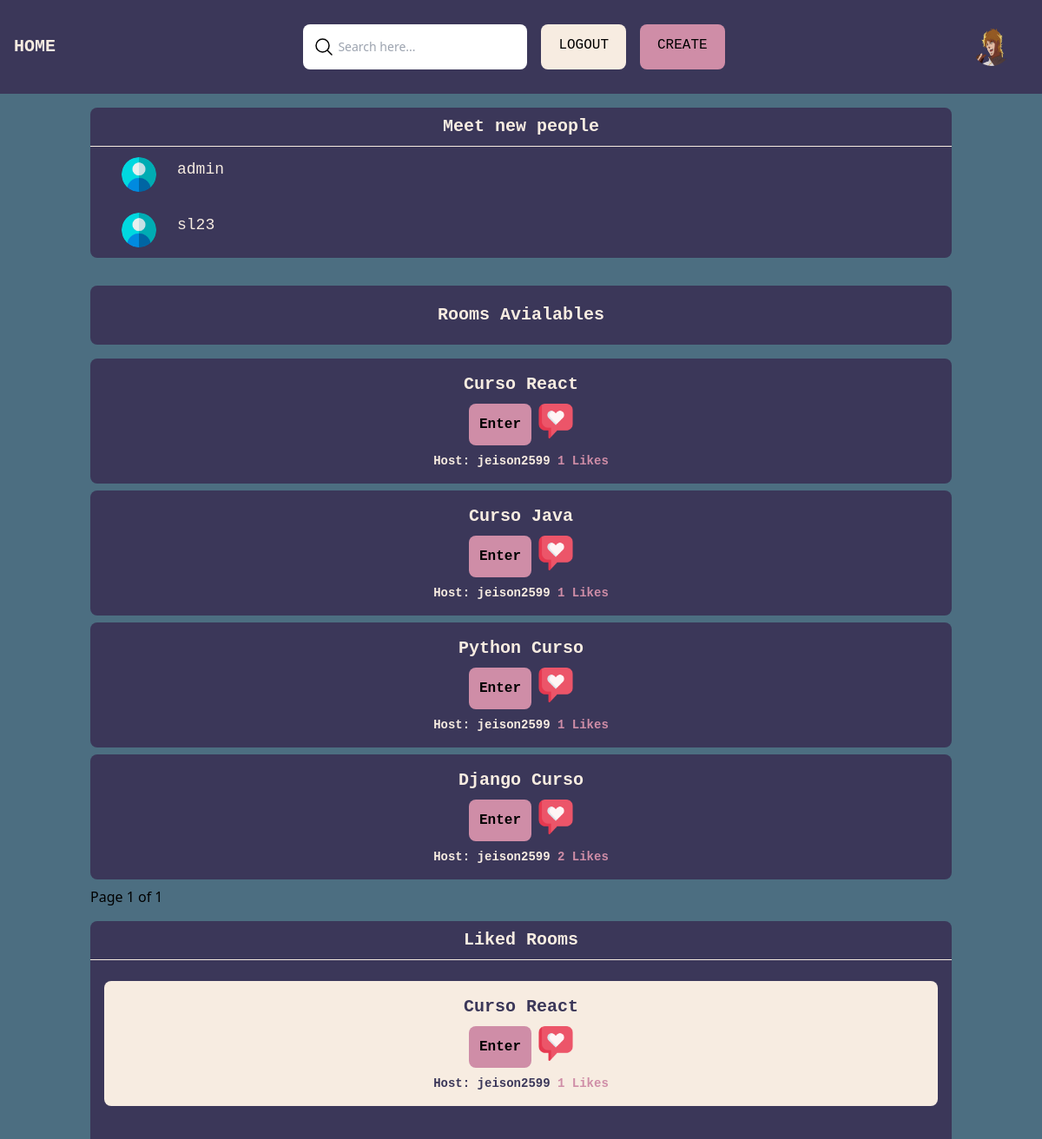
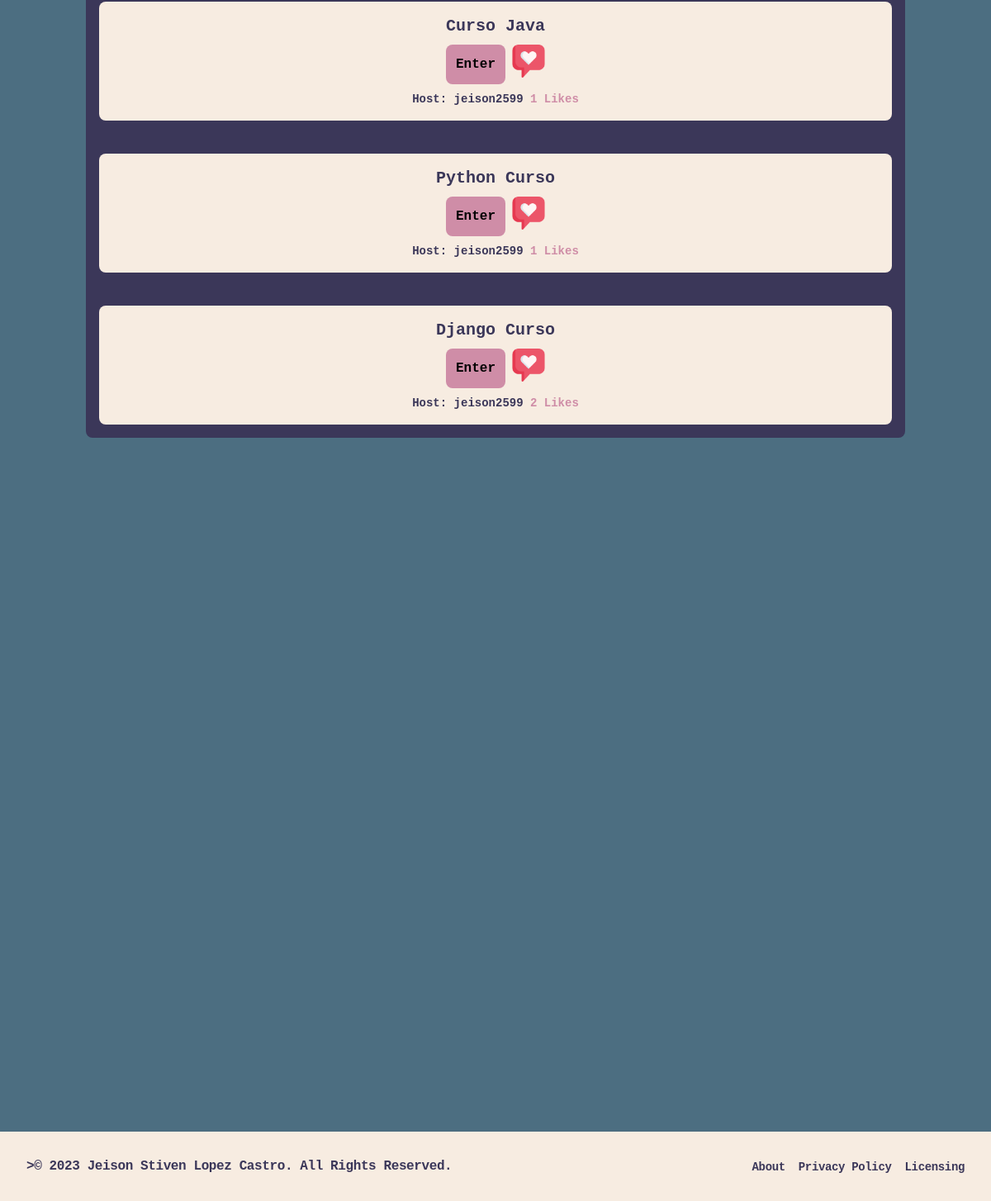
The app's page / (signed in) with its own data (2 pictures, top to bottom).
### users/models.py (models this page shows)
class User(AbstractBaseUser, PermissionsMixin):
    email = models.EmailField(blank=False, unique=True)
    username = models.CharField(unique=True, max_length=50)
    bio = models.TextField(blank=True)
    avatar = models.ImageField(default='avatar.jpg')
    is_active = models.BooleanField(default=True)
    is_superuser = models.BooleanField(default=False)
    is_staff = models.BooleanField(default=False)
    date_join = models.DateTimeField(default=timezone.now)
    objects = CustomUserManager()
    USERNAME_FIELD = "email"
    EMAIL_FIELD = "email"
    REQUIRED_FIELDS = []

### core/models.py (models this page shows, shortened)
class Room(models.Model):
    name = models.CharField(max_length=50)
    user = models.ForeignKey(User, on_delete=models.CASCADE)
    like = models.ManyToManyField(User, related_name='like', default=None, blank=True)
    class Meta:
        ordering = ['-id']

### core/views.py (the view)
# urls.py: path('', views.home, name="home"),
@login_required
def home(request):
    user = request.user
    users = User.objects.exclude(username=user.username)
    filtro = users[0:5]
    likes = user.like.all()
    rooms = Room.objects.all()
    paginator = Paginator(rooms, 10)
    page_number = request.GET.get("page")
    page_obj = paginator.get_page(page_number)
    return render(request, 'core/home.html', {'page_obj':page_obj, 'filtro':filtro, 'likes':likes})

### templates/core/home.html (shortened to what this page needs)
{% extends 'index.html' %}
{% load  static %}
{% block content %}
    <div class="grid gap-x-8 gap-y-4 grid-cols-1 p-4 sm:grid-cols-1 lg:grid-cols-1 xl:grid-cols-3 2xl:grid-cols-3">
        <div class="sm:mb-4 mb:mb-4 lg:mb-4 xl:mx-10 2xl:ml-10">
            <div class="bg-oscuro rounded-lg">
                <h1 class="text-xl font-mono p-2 border-b border-claro font-semibold text-claro text-center"> Meet new people</h1>
                <ul>
                    {% for u in filtro %}
                    <li class="flex justify-start ml-6 p-3">
                        <div class="mr-6">
                            <img  class="w-10 h-10 rounded-full" src="{{ u.avatar.url }}" alt="{{ u.username }}">
                        </div>
                        <div class="mr-6">
                            <a href="{% url 'profiles' u.id %}" class="text-lg text-claro font-mono text-semibold hover:text-verde">{{ u.username }}</a>
                        </div>
                    </li>
                    {% endfor %}
                </ul>
            </div>
        </div>
        <div>
           <div class="mb-4">
                <div class="bg-oscuro p-3 rounded-lg">
                    <h1 class="text-xl p-2 text-center font-mono font-mono font-semibold text-claro">Rooms Avialables</h1>
                </div>
           </div>
           {% for room in page_obj %}
           <div class="my-2">
                <div class="bg-oscuro rounded-lg p-2">
                    <h1 class="text-xl p-2 text-center font-mono font-semibold text-claro">{{ room.name }}</h1>
                    <div class="flex justify-center">
                        <a href="{% url 'room' room.id %}" class="p-3 font-mono font-semibold text-negro rounded-lg bg-rosa">Enter</a>
                        <form action="{% url 'like_room' %}" class="ml-2" method="POST">
                            {% if user not in room.like.all  %}
                            <button type="submit">
                                <img src="{% static 'images/unlike.jpg' %}" alt="" width="40" height="40">
                            </button>
                            {% else %}
                            <button type="submit">
                                <img src="{% static 'images/like.jpg' %}" alt="" width="40" height="40">
                            </button>
                            {% endif %}
                        </form>
                    </div>
                    <div class="flex justify-center">
                        <p class="text-sm font-mono font-semibold p-2 text-claro">
                            Host:
                            <a href="{% url 'profiles' room.user.id %}" class="text-sm font-mono hover:text-verde font-semibold text-claro">
                                {{room.user.username}}
                            </a>
                            <span class="font-mono font-semibold text-rosa">
                                {{ room.like.all.count }} Likes
                            </span>
                        </p>
                    </div>
                </div>
           </div>
           {% endfor %}
           <div>
                <span>
                    <span class="text-negro">
                        Page {{ page_obj.number }} of {{ page_obj.paginator.num_pages }}
                    </span>
                </span>
           </div>
        </div>
        <div class="sm:mb-4 md:mb-4 lg:mb-4 xl:mx-10 2xl:mx-10">
            <div class="bg-oscuro rounded-lg">
                <h1 class="text-xl border-b border-claro p-2 text-center font-mono font-semibold text-claro">Liked Rooms</h1>
                <ul>
                    {% for like in likes %}
                    <div class="my-2 p-4">
                        <div class="bg-claro p-2 rounded-lg">
                            <h1 class="text-xl p-2 text-center font-mono font-semibold text-oscuro">{{ like.name }}</h1>
                            <div class="flex justify-center">
                                <a href="{% url 'room' like.id %}" class="p-3 font-mono font-semibold text-negro rounded-lg bg-rosa">Enter</a>
                                <form action="{% url 'like_room' %}" class="ml-2" method="POST">
                                    {% if user not in room.like.all  %}
                                    <button type="submit">
                                        <img src="{% static 'images/unlike.jpg' %}" alt="" width="40" height="40">
                                    </button>
                                    {% else %}
                                    <button type="submit">
                                        <img src="{% static 'images/like.jpg' %}" alt="" width="40" height="40">
                                    </button>
                                    {% endif %}
                                </form>
                            </div>
                            <div class="flex justify-center">
                                <p class="text-sm font-mono font-semibold p-2 text-oscuro">
                                    Host:
                                    <a href="" class="text-sm font-mono hover:text-verde font-semibold text-oscuro">
                                        {{ like.user.username }}
                                    </a>
                                    <span class="font-mono font-semibold text-rosa">
                                        {{ like.room.all.count }} Likes
                                    </span>
                                </p>
                            </div>
                        </div>
                    </div>
                    {% endfor %}
                </ul>
            </div>
        </div>
    </div>
{% endblock %}

### templates/navbar.html (shortened to what this page needs)
<nav class="bg-oscuro px-4 py-3">
    <div class="flex justify-between items-center">
        <a href="/" class="text-xl  font-semibold font-mono text-claro">HOME</a>
        <div class="hidden m-2 md:flex">
            <form class="m-2" method="GET" action="{% url 'search' %}">
                <div class="relative">
                    <div class="absolute inset-y-0 left-0 flex items-center pl-3">
                        <svg xmlns="http://www.w3.org/2000/svg" fill="none" viewBox="0 0 24 24" stroke-width="1.5" stroke="currentColor" class="w-6 h-6">
                            <path stroke-linecap="round" stroke-linejoin="round" d="M21 21l-5.197-5.197m0 0A7.5 7.5 0 105.196 5.196a7.5 7.5 0 0010.607 10.607z" />
                        </svg>
                    </div>
                    <input  name="query" class="block w-full p-4 pl-10 text-sm rounded-lg" placeholder="Search here...">
                </div>
            </form>
            {% if request.user.is_authenticated %}
                <a href="{% url 'logout_user' %}" class="px-5 py-3 m-2 block font-mono font-semiblod text-negro rounded-lg bg-claro">
                    LOGOUT
                </a>
                <a href="{% url 'create_room' %}" class="px-5 py-3 m-2 block font-mono font-semiblod text-negro rounded-lg bg-rosa">
                    CREATE
                </a>
            {% endif %}
        </div>
        <div class="flex">
            {% if request.user.is_authenticated %}
                <a href="{% url 'my_profile' %}" class="mr-5">
                    <img  class="w-11 h-11 rounded-full" src="{{ user.avatar.url }}" alt="{{ user.username }}">
                </a>
            {% endif %}
        </div>
    </div>
</nav>

### records on screen
User: avatar (picture)
User: avatar (placeholder picture), username "admin"
User: avatar (placeholder picture), username "sl23"
Room: name "Curso React", user.username "jeison2599", like.all.count "1", room.all.count "1"
Room: name "Curso Java", user.username "jeison2599", like.all.count "1", room.all.count "1"
Room: name "Python Curso", user.username "jeison2599", like.all.count "1", room.all.count "1"
Room: name "Django Curso", user.username "jeison2599", like.all.count "2", room.all.count "2"

### other values on screen
{{ page_obj.number }} "1"
{{ page_obj.paginator.num_pages }} "1"
